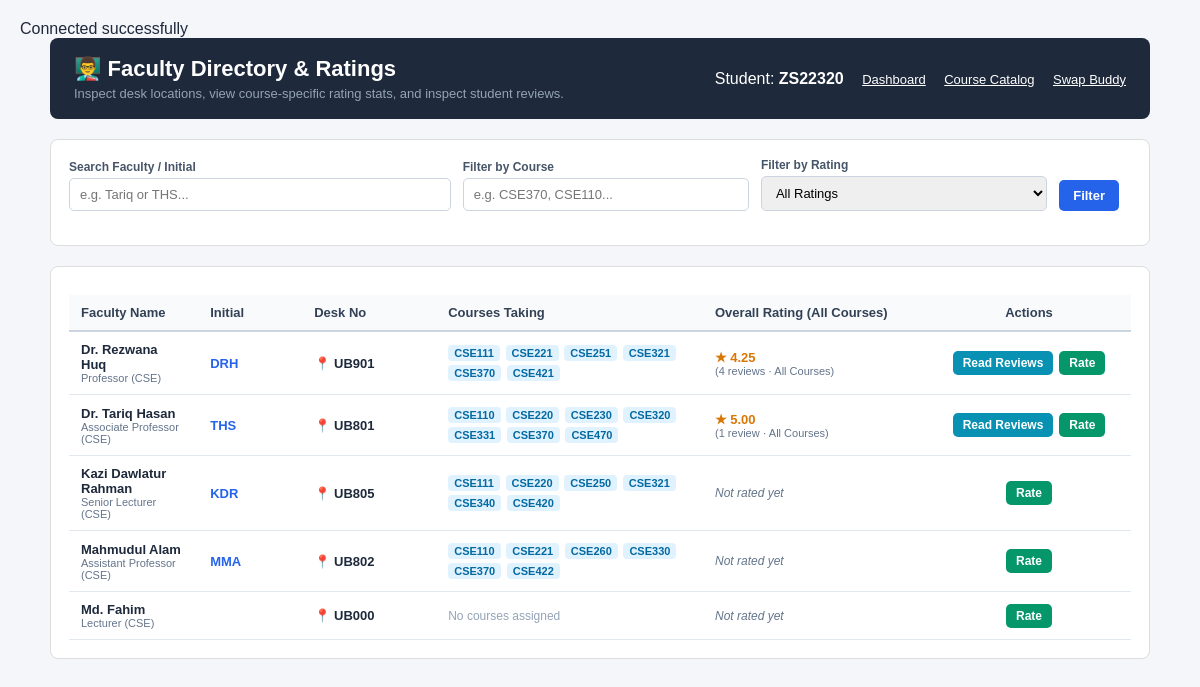
The app's page /StudentSearchFaculty.php with its own data.
### tables this page shows
CREATE TABLE `faculty_info` (
  `userID` varchar(8) NOT NULL,
  `FID` int(10) DEFAULT NULL,
  `faculty_initial` varchar(10) DEFAULT NULL,
  `Initial` varchar(10) DEFAULT NULL,
  `Dept` varchar(100) DEFAULT NULL,
  `designation` varchar(500) NOT NULL DEFAULT 'Lecturer',
  `room_no` varchar(500) NOT NULL DEFAULT 'UB000'
);

CREATE TABLE `user_info` (
  `userID` varchar(8) NOT NULL,
  `name` varchar(100) NOT NULL,
  `email` varchar(100) NOT NULL,
  `password` varchar(255) NOT NULL,
  `road` varchar(100) NOT NULL,
  `area` varchar(100) NOT NULL,
  `AdminID` varchar(8) NOT NULL,
  `pending_password` varchar(255) DEFAULT NULL,
  `password_status` enum('NONE','PENDING','APPROVED','REJECTED') NOT NULL DEFAULT 'NONE'
);

### StudentSearchFaculty.php (the view, shortened to what this page needs)
<?php
require_once 'db.php';
$student_id = $_SESSION['userID'] ?? 'ZS22320';
$search_name   = isset($_GET['search_name']) ? trim($_GET['search_name']) : '';
$search_course = isset($_GET['search_course']) ? strtoupper(trim($_GET['search_course'])) : '';
$rating_filter = isset($_GET['rating_filter']) ? trim($_GET['rating_filter']) : 'all';
$where_clauses = ["1=1"];
$esc_course = mysqli_real_escape_string($conn, $search_course);
$having_clauses = [];
$where_sql  = implode(' AND ', $where_clauses);
$having_sql = !empty($having_clauses) ? "HAVING " . implode(' AND ', $having_clauses) : "";
$query = "
    SELECT
        fi.userID,
        u.name AS faculty_name,
        fi.faculty_initial,
        fi.room_no,
        fi.designation,
        fi.Dept,
        (SELECT GROUP_CONCAT(DISTINCT fc.coursecode ORDER BY fc.coursecode SEPARATOR ', ')
         FROM faculty_courselist fc WHERE fc.faculty_UID = fi.userID) AS courses_taught,
        (SELECT AVG(srf.rating) FROM student_rates_faculty srf WHERE srf.faculty_uID = fi.userID) AS overall_avg,
        (SELECT COUNT(srf.rating) FROM student_rates_faculty srf WHERE srf.faculty_uID = fi.userID) AS overall_reviews,
        (SELECT AVG(srf2.rating) FROM student_rates_faculty srf2 WHERE srf2.faculty_uID = fi.userID AND srf2.coursecode = '$esc_course') AS course_specific_avg,
        (SELECT COUNT(srf2.rating) FROM student_rates_faculty srf2 WHERE srf2.faculty_uID = fi.userID AND srf2.coursecode = '$esc_course') AS course_specific_reviews
    FROM faculty_info fi
    JOIN user_info u ON fi.userID = u.userID
    WHERE $where_sql
    GROUP BY fi.userID, u.name, fi.faculty_initial, fi.room_no, fi.designation, fi.Dept
    $having_sql
    ORDER BY u.name ASC
";
$faculty_res = mysqli_query($conn, $query);
$filter_params = "";
?>
<!DOCTYPE html>
<html lang="en">
<head>
    <link rel="stylesheet" href="StudentSearchFaculty.css">
</head>
<body>
<div class="container">
    <div class="header">
        <div>
            <h1>👨‍🏫 Faculty Directory & Ratings</h1>
            <p>Inspect desk locations, view course-specific rating stats, and inspect student reviews.</p>
        </div>
        <div class="nav-links">
            <span>Student: <strong><?= htmlspecialchars($student_id) ?></strong></span>
            <a href="student_dashboard.php">Dashboard</a>
            <a href="allcourses.php">Course Catalog</a>
            <a href="SwapSectionBuddy.php">Swap Buddy</a>
        </div>
    </div>
    <div class="card">
        <form method="GET" action="">
            <div class="filter-grid">
                <div>
                    <label class="form-label">Search Faculty / Initial</label>
                    <input type="text" name="search_name" class="form-control" placeholder="e.g. Tariq or THS..." value="<?= htmlspecialchars($search_name) ?>">
                </div>
                <div>
                    <label class="form-label">Filter by Course</label>
                    <input type="text" name="search_course" class="form-control" placeholder="e.g. CSE370, CSE110..." value="<?= htmlspecialchars($search_course) ?>">
                </div>
                <div>
                    <label class="form-label">Filter by Rating</label>
                    <select name="rating_filter" class="form-control">
                        <option value="all" <?= $rating_filter === 'all' ? 'selected' : '' ?>>All Ratings</option>
                    </select>
                </div>
                <div>
                    <button type="submit" class="btn btn-primary">Filter</button>
                </div>
            </div>
        </form>
    </div>
    <div class="card">
        <table>
            <thead>
                <tr>
                    <th>Faculty Name</th>
                    <th style="width: 80px;">Initial</th>
                    <th style="width: 110px;">Desk No</th>
                    <th>Courses Taking</th>
                    <th style="width: 200px;">
                        <?= ($search_course !== '') ? htmlspecialchars($search_course) . ' Avg Rating' : 'Overall Rating (All Courses)' ?>
                    </th>
                    <th style="width: 180px; text-align: center;">Actions</th>
                </tr>
            </thead>
            <tbody>
                <?php if ($faculty_res && mysqli_num_rows($faculty_res) > 0): ?>
                    <?php while ($f = mysqli_fetch_assoc($faculty_res)): ?>
                        <?php
                            $fid         = $f['userID'];
                            $courses_arr = !empty($f['courses_taught']) ? explode(', ', $f['courses_taught']) : [];
                            if ($search_course !== '') {
                                $has_rating    = !empty($f['course_specific_avg']);
                                $displayed_avg = $f['course_specific_avg'];
                                $review_count  = (int)$f['course_specific_reviews'];
                                $rating_scope  = $search_course;
                            } else {
                                $has_rating    = !empty($f['overall_avg']);
                                $displayed_avg = $f['overall_avg'];
                                $review_count  = (int)$f['overall_reviews'];
                                $rating_scope  = "All Courses";
                            }
                        ?>
                        <tr>
                            <td>
                                <strong><?= htmlspecialchars($f['faculty_name']) ?></strong>
                                <div style="font-size:11px; color:#64748b;"><?= htmlspecialchars($f['designation'] ?? 'Faculty') ?> (<?= htmlspecialchars($f['Dept'] ?? 'CSE') ?>)</div>
                            </td>
                            <td><strong style="color: #2563eb;"><?= htmlspecialchars($f['faculty_initial']) ?></strong></td>
                            <td>📍 <strong><?= htmlspecialchars($f['room_no'] ?: 'TBA') ?></strong></td>
                            <td>
                                <?php if (!empty($courses_arr)): ?>
                                    <?php foreach ($courses_arr as $c_code): ?>
                                        <span class="badge-course <?= ($search_course === $c_code) ? 'badge-highlight' : '' ?>">
                                            <?= htmlspecialchars($c_code) ?>
                                        </span>
                                    <?php endforeach; ?>
                                <?php else: ?>
                                    <span style="color:#94a3b8; font-size:12px;">No courses assigned</span>
                                <?php endif; ?>
                            </td>
                            <td>
                                <?php if ($has_rating): ?>
                                    <span class="star-val">★ <?= number_format($displayed_avg, 2) ?></span>
                                    <div style="font-size:11px; color:#64748b;">
                                        (<?= $review_count ?> <?= $review_count === 1 ? 'review' : 'reviews' ?> · <?= htmlspecialchars($rating_scope) ?>)
                                    </div>
                                <?php else: ?>
                                    <span class="badge-unrated">Not rated yet <?= ($search_course !== '') ? 'for ' . htmlspecialchars($search_course) : '' ?></span>
                                <?php endif; ?>
                            </td>
                            <td style="text-align: center;">
                                <div style="display: flex; gap: 6px; justify-content: center;">
                                    <?php if ($review_count > 0): ?>
                                        <a href="?view_reviews=<?= urlencode($fid) ?><?= $filter_params ?>#reviews-section" class="btn btn-read">
                                            Read Reviews
                                        </a>
                                    <?php endif; ?>
                                    <a href="?rate_uid=<?= urlencode($fid) ?><?= $filter_params ?>#rate-section" class="btn btn-rate">
                                        Rate
                                    </a>
                                </div>
                            </td>
                        </tr>
                    <?php endwhile; ?>
                <?php endif; ?>
            </tbody>
        </table>
    </div>
</div>
</body>
</html>

### StudentSearchFaculty.css (style rules this page uses)
body { font-family: Arial, sans-serif; background-color: #f4f6f9; color: #1e293b; margin: 0; padding: 20px; }
.container { max-width: 1100px; margin: 0 auto; }
.header { background: #1e293b; color: #ffffff; padding: 18px 24px; border-radius: 8px; display: flex; justify-content: space-between; align-items: center; margin-bottom: 20px; }
.header h1 { margin: 0 0 4px 0; font-size: 22px; }
.header p { margin: 0; color: #94a3b8; font-size: 13px; }
.nav-links a { color: #ffffff; margin-left: 14px; text-decoration: underline; font-size: 13px; }
.card { background: #ffffff; border: 1px solid #dddddd; border-radius: 8px; padding: 18px; margin-bottom: 20px; }
.filter-grid { display: grid; grid-template-columns: 2fr 1.5fr 1.5fr auto auto; gap: 12px; align-items: flex-end; }
.form-control { width: 100%; padding: 8px 10px; border: 1px solid #cbd5e1; border-radius: 5px; font-size: 13px; box-sizing: border-box; }
.form-label { display: block; font-size: 12px; font-weight: bold; color: #475569; margin-bottom: 4px; }
.btn { padding: 8px 14px; border-radius: 5px; font-weight: bold; font-size: 13px; cursor: pointer; border: none; text-decoration: none; display: inline-block; }
.btn-primary { background: #2563eb; color: #ffffff; }
.btn-rate { background: #059669; color: #ffffff; padding: 5px 10px; font-size: 12px; }
.btn-read { background: #0891b2; color: #ffffff; padding: 5px 10px; font-size: 12px; }
table { width: 100%; border-collapse: collapse; font-size: 13px; margin-top: 10px; }
th { background: #f8fafc; padding: 10px 12px; text-align: left; border-bottom: 2px solid #cbd5e1; color: #334155; }
td { padding: 10px 12px; border-bottom: 1px solid #e2e8f0; vertical-align: middle; }
.badge-course { display: inline-block; background: #e0f2fe; color: #0369a1; padding: 2px 6px; border-radius: 4px; font-weight: bold; font-size: 11px; margin: 2px 2px 2px 0; }
.badge-unrated { color: #64748b; font-style: italic; font-size: 12px; }
.star-val { color: #d97706; font-weight: bold; font-size: 13px; }

### records on screen
faculty_info: userID.name "Dr. Rezwana Huq", designation "Professor", Dept "CSE", faculty_initial "DRH", room_no "UB901", c_code "CSE111", c_code "CSE221", c_code "CSE251", c_code "CSE321", c_code "CSE370", c_code "CSE421", displayed_avg "4.25", review_count "4", shows "reviews", rating_scope "All Courses"
faculty_info: userID.name "Dr. Tariq Hasan", designation "Associate Professor", Dept "CSE", faculty_initial "THS", room_no "UB801", c_code "CSE110", c_code "CSE220", c_code "CSE230", c_code "CSE320", c_code "CSE331", c_code "CSE370", c_code "CSE470", displayed_avg "5.00", review_count "1", rating_scope "All Courses"
faculty_info: userID.name "Kazi Dawlatur Rahman", designation "Senior Lecturer", Dept "CSE", faculty_initial "KDR", room_no "UB805", c_code "CSE111", c_code "CSE220", c_code "CSE250", c_code "CSE321", c_code "CSE340", c_code "CSE420", shows "Not rated yet"
faculty_info: userID.name "Mahmudul Alam", designation "Assistant Professor", Dept "CSE", faculty_initial "MMA", room_no "UB802", c_code "CSE110", c_code "CSE221", c_code "CSE260", c_code "CSE330", c_code "CSE370", c_code "CSE422", shows "Not rated yet"
faculty_info: userID.name "Md. Fahim", designation "Lecturer", Dept "CSE", room_no "UB000", shows "No courses assigned", shows "Not rated yet"

### other values on screen
$student_id "ZS22320"
